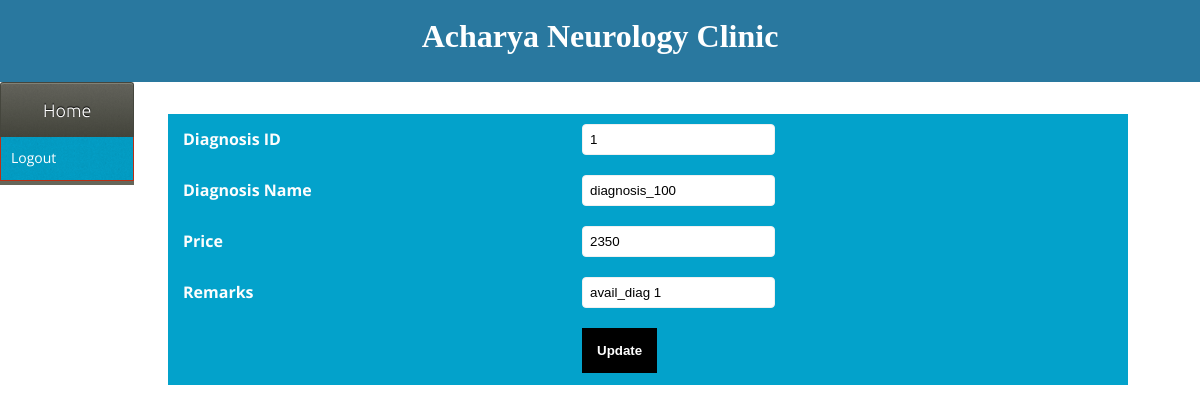
Page /diagnosis_edit.php?d_id=1 (signed in) on the committed database.
### tables this page shows
CREATE TABLE IF NOT EXISTS `avail_diagnosis` (
  `d_id` int(10) NOT NULL COMMENT 'diagnosis id',
  `d_name` varchar(20) NOT NULL,
  `price` int(10) NOT NULL COMMENT 'cost',
  `remarks` varchar(100) NOT NULL
);

### diagnosis_edit.php (the view, shortened to what this page needs)
<!DOCTYPE html PUBLIC "-//W3C//DTD XHTML 1.0 Transitional//EN" "http://www.w3.org/TR/xhtml1/DTD/xhtml1-transitional.dtd">
<html xmlns="http://www.w3.org/1999/xhtml">
<head>
<link rel="stylesheet" type="text/css" href="layout.css">
   <link rel="stylesheet" href="styles.css">
</head>
<body>
<div class="blended_grid">
<div class="pageHeader" style="color:#FFFFFF">
<br>
<center><h1>Acharya Neurology Clinic</h1></center>
</div>
<div class="pageLeftMenu">
<?php
	if($_SESSION["category"] == "d")
		{
			include("sidebar_doctor.php");
		}
?>
</div>
<div class="pageContent">
<br />
<?php
if(isset($_GET['d_id']))
{
  $d_id=$_GET['d_id'];
$query1=mysql_query("select * from avail_diagnosis where d_id='$d_id'");
$query2=mysql_fetch_array($query1);
?>
<form name="registration" method="post" action="">
<table border="0" width="100%" align="center" class="demo-table">
    <div class="message"><?php if(isset($message)) echo $message; ?></div>
    <div class="msg"><?php if(isset($msg)) echo $msg; ?></div>
		<tr><td>Diagnosis ID</td>
		<td><input type="text" class="demoInputBox" readonly="readonly" name="d_id" value="<?php echo $query2['d_id']; ?>"></td>
		</tr>
        <tr><td>Diagnosis Name</td>
		<td><input type="text" class="demoInputBox" name="d_name" value="<?php echo $query2['d_name']; ?>"></td>
		</tr>
        <tr><td>Price</td>
		<td><input type="number" class="demoInputBox" name="price" value="<?php echo $query2['price']; ?>"></td>
		</tr>
        <tr><td>Remarks</td>
		<td><input type="text" class="demoInputBox" name="remarks" value="<?php echo $query2['remarks']; ?>"></td>
		</tr>
        <tr>
          <td></td>
          <td><input type="submit" name="update" value="Update" class="btnRegister" /></td>
        </tr>
	</table>
	<p>&nbsp;</p>
</form>
<?php
}
?>
</div>
<div class="pageFooter" style="color:#FFFFFF"><br>
<center><p>Copyright © 2016</p></center>
</div>
</div>
</body>
</html>

### layout.css (style rules this page uses)
* { padding : 0px 0px 2px 0px; margin : 0; border : 2; }
.blended_grid { display : block; width : 100%; overflow : auto; margin : auto 0 auto; }
.pageHeader { background-color : rgba(0, 95, 141, 0.84); float : left; clear : none; height : 80px; width : 100%; }
.pageLeftMenu { float : left; clear : none; height : 100%; width : 14%; }
.pageContent { clear : none; height : 100%; width : 80%; float:left; }
.msg { color: #008000;font-weight: bold;text-align: center;width: 100%;padding: 10; }
.message { color: #FF0000;font-weight: bold;text-align: center;width: 100%;padding: 10; }
.demo-table { width: 70%;border-spacing: initial;margin: 0px 0px;word-break: break-word;table-layout: auto;line-height:1.8em;color: #080808 !important; }
.demo-table td { padding: 7px 7px 10px 100px; font-family: 'Open Sans', sans-serif; }
.demoInputBox { padding: 7px;border-radius: 4px; }
.btnRegister { padding: 15px;background-color: #000000;border: 0;font-weight:bold;color: #FFF;cursor: pointer; }

### diagnosis_edit.php (style rules this page uses)
.msg { color: #008000;font-weight: bold;text-align: center;width: 100%;padding: 10; }
.message { color: #FF0000;font-weight: bold;text-align: center;width: 100%;padding: 10; }
.demo-table { background-color:rgba(0,161,203,0.99);width: 100%;border-spacing: initial;margin: 10px 0px;word-break: break-word;table-layout: auto;line-height:1.8em;color: #FDFDFD !important; }
.demo-table td { padding: 10px 15px 10px 15px; font-weight:bold; }
.demoInputBox { padding: 7px;border: #F0F0F0 1px solid;border-radius: 4px; }
.btnRegister { padding: 15px;background-color: #000000;border: 0;font-weight:bold;color: #FFF;cursor: pointer; }

### rows in the picture
avail_diagnosis: d_id "1", d_name "diagnosis_100", price "2350", remarks "avail_diag 1"
